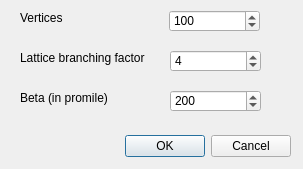
<?xml version="1.0" encoding="UTF-8"?>
<ui version="4.0">
 <class>DialogWS</class>
 <widget class="QDialog" name="DialogWS">
  <property name="geometry">
   <rect>
    <x>0</x>
    <y>0</y>
    <width>303</width>
    <height>169</height>
   </rect>
  </property>
  <property name="windowTitle">
   <string>Dialog</string>
  </property>
  <widget class="QDialogButtonBox" name="buttonBox">
   <property name="geometry">
    <rect>
     <x>10</x>
     <y>130</y>
     <width>281</width>
     <height>32</height>
    </rect>
   </property>
   <property name="orientation">
    <enum>Qt::Horizontal</enum>
   </property>
   <property name="standardButtons">
    <set>QDialogButtonBox::Cancel|QDialogButtonBox::Ok</set>
   </property>
  </widget>
  <widget class="QSpinBox" name="spinBox_n_max">
   <property name="geometry">
    <rect>
     <x>169</x>
     <y>10</y>
     <width>91</width>
     <height>22</height>
    </rect>
   </property>
   <property name="minimum">
    <number>1</number>
   </property>
   <property name="maximum">
    <number>2000000</number>
   </property>
   <property name="value">
    <number>100</number>
   </property>
  </widget>
  <widget class="QLabel" name="label">
   <property name="geometry">
    <rect>
     <x>20</x>
     <y>10</y>
     <width>111</width>
     <height>16</height>
    </rect>
   </property>
   <property name="text">
    <string>Vertices</string>
   </property>
  </widget>
  <widget class="QSpinBox" name="spinBox_lattice">
   <property name="geometry">
    <rect>
     <x>170</x>
     <y>50</y>
     <width>91</width>
     <height>22</height>
    </rect>
   </property>
   <property name="minimum">
    <number>2</number>
   </property>
   <property name="maximum">
    <number>10000</number>
   </property>
   <property name="singleStep">
    <number>2</number>
   </property>
   <property name="value">
    <number>4</number>
   </property>
   <property name="displayIntegerBase">
    <number>10</number>
   </property>
  </widget>
  <widget class="QLabel" name="label_2">
   <property name="geometry">
    <rect>
     <x>20</x>
     <y>50</y>
     <width>141</width>
     <height>16</height>
    </rect>
   </property>
   <property name="text">
    <string>Lattice branching factor</string>
   </property>
  </widget>
  <widget class="QSpinBox" name="spinBox_betapromile">
   <property name="geometry">
    <rect>
     <x>170</x>
     <y>90</y>
     <width>91</width>
     <height>22</height>
    </rect>
   </property>
   <property name="minimum">
    <number>0</number>
   </property>
   <property name="maximum">
    <number>1000</number>
   </property>
   <property name="value">
    <number>200</number>
   </property>
   <property name="displayIntegerBase">
    <number>10</number>
   </property>
  </widget>
  <widget class="QLabel" name="label_3">
   <property name="geometry">
    <rect>
     <x>20</x>
     <y>90</y>
     <width>141</width>
     <height>16</height>
    </rect>
   </property>
   <property name="text">
    <string>Beta (in promile)</string>
   </property>
  </widget>
 </widget>
 <resources/>
 <connections>
  <connection>
   <sender>buttonBox</sender>
   <signal>accepted()</signal>
   <receiver>DialogWS</receiver>
   <slot>accept()</slot>
   <hints>
    <hint type="sourcelabel">
     <x>248</x>
     <y>254</y>
    </hint>
    <hint type="destinationlabel">
     <x>157</x>
     <y>274</y>
    </hint>
   </hints>
  </connection>
  <connection>
   <sender>buttonBox</sender>
   <signal>rejected()</signal>
   <receiver>DialogWS</receiver>
   <slot>reject()</slot>
   <hints>
    <hint type="sourcelabel">
     <x>316</x>
     <y>260</y>
    </hint>
    <hint type="destinationlabel">
     <x>286</x>
     <y>274</y>
    </hint>
   </hints>
  </connection>
 </connections>
</ui>
